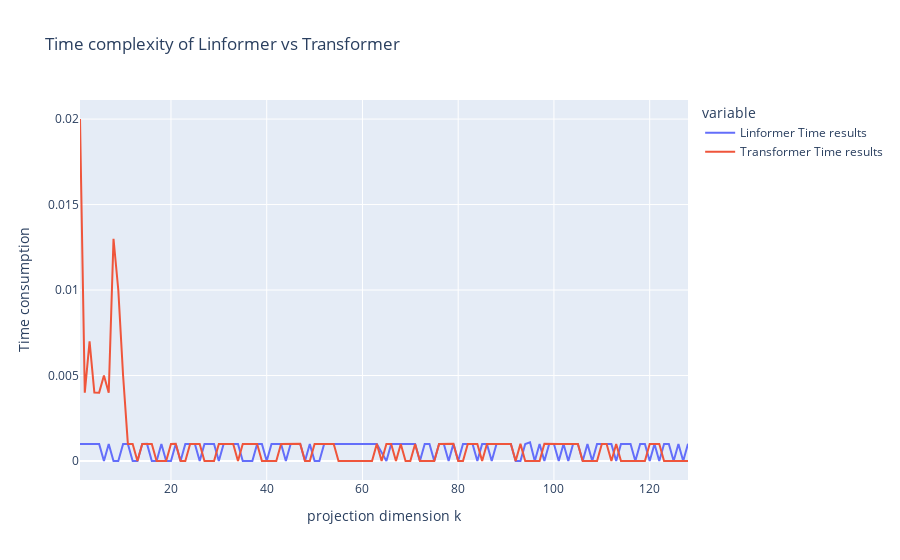
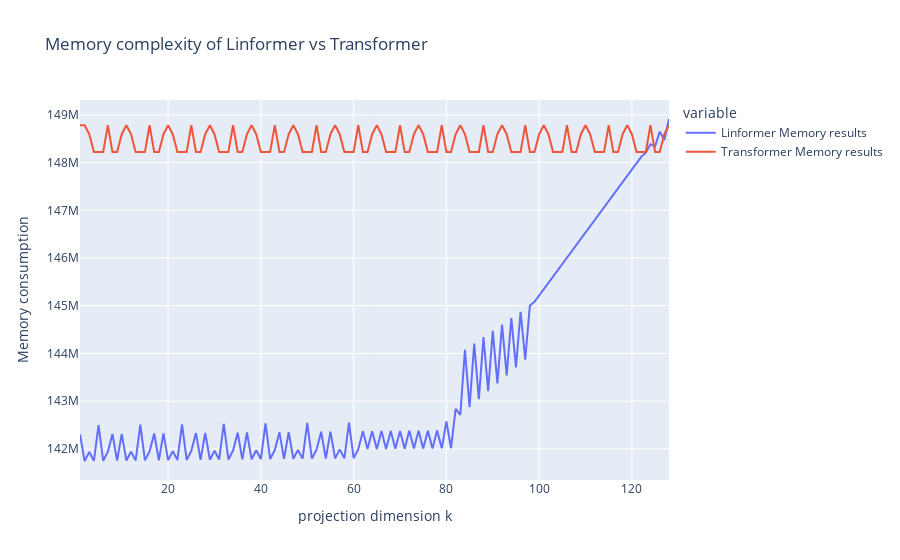

The notebook cell these images were saved under, in order:
### Code cell
fig = px.line(time_data, labels={'value': 'Time consumption', 'index': 'projection dimension k'},
              title='Time complexity of Linformer vs Transformer')
fig.show()
fig = px.line(memory_data, labels={'value': 'Memory consumption', 'index': 'projection dimension k'},
              title='Memory complexity of Linformer vs Transformer')
fig.show()
